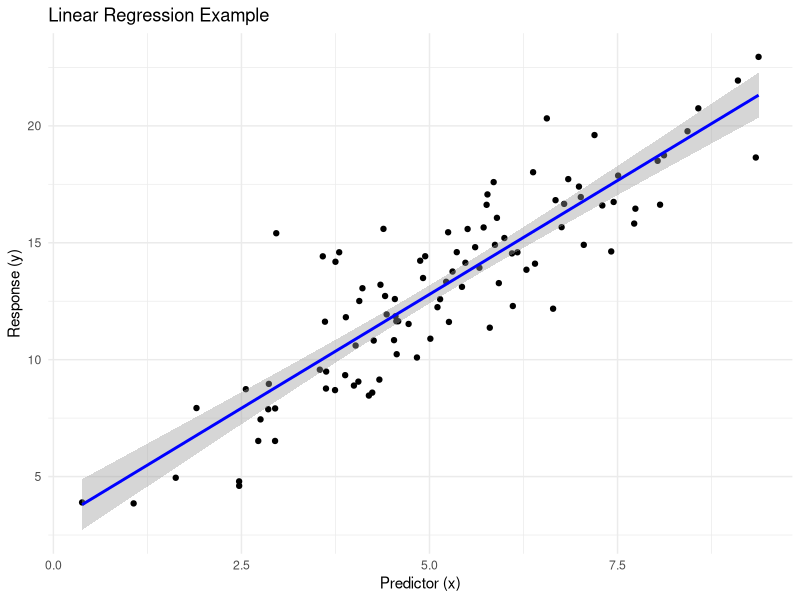

Here is the R script that generated this plot:
# Load necessary libraries
library(ggplot2)

# 1. Create a simple dataset with a linear relationship
set.seed(123)  # For reproducibility
n <- 100  # Number of observations
x <- rnorm(n, mean = 5, sd = 2)  # Predictor variable
y <- 3 + 2 * x + rnorm(n, mean = 0, sd = 2)  # Response variable with some noise

# Combine into a dataframe
data <- data.frame(x = x, y = y)

# 2. Fit a linear regression model
model <- lm(y ~ x, data = data)

# Print the summary of the model
summary(model)

# 3. Visualize the results
# Scatter plot with regression line
ggplot(data, aes(x = x, y = y)) +
  geom_point() +  # Scatter plot of the data
  geom_smooth(method = "lm", col = "blue") +  # Add regression line
  labs(title = "Linear Regression Example",
       x = "Predictor (x)",
       y = "Response (y)") +
  theme_minimal()
